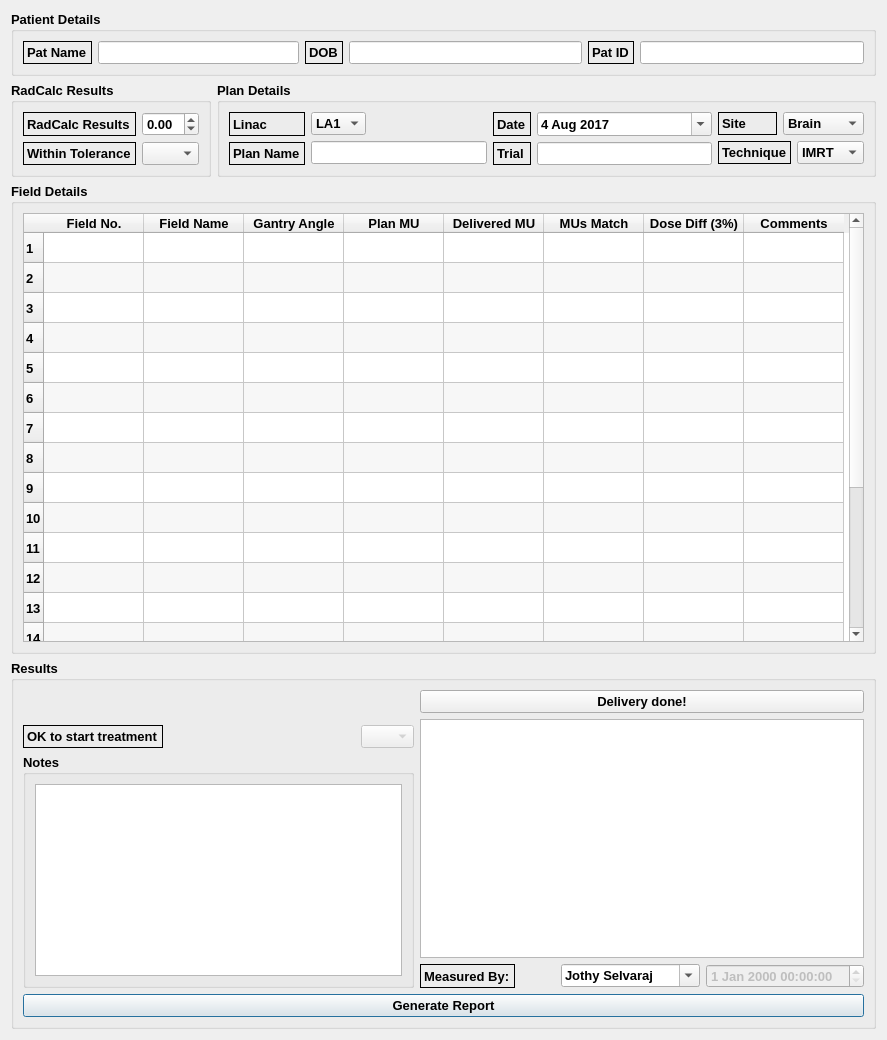
<?xml version="1.0" encoding="UTF-8"?>
<ui version="4.0">
 <class>Dialog</class>
 <widget class="QDialog" name="Dialog">
  <property name="geometry">
   <rect>
    <x>0</x>
    <y>0</y>
    <width>887</width>
    <height>1040</height>
   </rect>
  </property>
  <property name="windowTitle">
   <string>Results</string>
  </property>
  <property name="windowIcon">
   <iconset resource="Resource_file.qrc">
    <normaloff>:/newPrefix/icons/book_open.png</normaloff>:/newPrefix/icons/book_open.png</iconset>
  </property>
  <layout class="QGridLayout" name="gridLayout_9">
   <item row="0" column="0">
    <layout class="QGridLayout" name="gridLayout_8">
     <item row="0" column="0">
      <widget class="QGroupBox" name="groupBox_4">
       <property name="font">
        <font>
         <pointsize>10</pointsize>
         <weight>75</weight>
         <bold>true</bold>
        </font>
       </property>
       <property name="title">
        <string>Patient Details</string>
       </property>
       <layout class="QGridLayout" name="gridLayout_3">
        <item row="0" column="0">
         <layout class="QHBoxLayout" name="horizontalLayout_10">
          <item>
           <layout class="QHBoxLayout" name="horizontalLayout_6">
            <item>
             <widget class="QLabel" name="label_7">
              <property name="font">
               <font>
                <pointsize>10</pointsize>
                <weight>75</weight>
                <bold>true</bold>
               </font>
              </property>
              <property name="frameShape">
               <enum>QFrame::Box</enum>
              </property>
              <property name="text">
               <string>Pat Name</string>
              </property>
             </widget>
            </item>
            <item>
             <widget class="QLineEdit" name="lineEdit_PatName"/>
            </item>
           </layout>
          </item>
          <item>
           <layout class="QHBoxLayout" name="horizontalLayout_7">
            <item>
             <widget class="QLabel" name="label_8">
              <property name="font">
               <font>
                <pointsize>10</pointsize>
                <weight>75</weight>
                <bold>true</bold>
               </font>
              </property>
              <property name="frameShape">
               <enum>QFrame::Box</enum>
              </property>
              <property name="text">
               <string>DOB</string>
              </property>
             </widget>
            </item>
            <item>
             <widget class="QLineEdit" name="lineEdit_DOB"/>
            </item>
           </layout>
          </item>
          <item>
           <layout class="QHBoxLayout" name="horizontalLayout_8">
            <item>
             <widget class="QLabel" name="label_9">
              <property name="font">
               <font>
                <pointsize>10</pointsize>
                <weight>75</weight>
                <bold>true</bold>
               </font>
              </property>
              <property name="frameShape">
               <enum>QFrame::Box</enum>
              </property>
              <property name="text">
               <string>Pat ID</string>
              </property>
             </widget>
            </item>
            <item>
             <widget class="QLineEdit" name="lineEdit_PatID"/>
            </item>
           </layout>
          </item>
          <item>
           <layout class="QHBoxLayout" name="horizontalLayout_9"/>
          </item>
         </layout>
        </item>
       </layout>
      </widget>
     </item>
     <item row="1" column="0">
      <layout class="QHBoxLayout" name="horizontalLayout_17">
       <item>
        <widget class="QGroupBox" name="groupBox">
         <property name="font">
          <font>
           <pointsize>10</pointsize>
           <weight>75</weight>
           <bold>true</bold>
          </font>
         </property>
         <property name="title">
          <string>RadCalc Results</string>
         </property>
         <layout class="QGridLayout" name="gridLayout">
          <item row="0" column="0">
           <layout class="QHBoxLayout" name="horizontalLayout">
            <item>
             <layout class="QVBoxLayout" name="verticalLayout">
              <item>
               <widget class="QLabel" name="label">
                <property name="font">
                 <font>
                  <pointsize>10</pointsize>
                 </font>
                </property>
                <property name="frameShape">
                 <enum>QFrame::Box</enum>
                </property>
                <property name="text">
                 <string>RadCalc Results</string>
                </property>
               </widget>
              </item>
              <item>
               <widget class="QLabel" name="label_2">
                <property name="font">
                 <font>
                  <pointsize>10</pointsize>
                 </font>
                </property>
                <property name="frameShape">
                 <enum>QFrame::Box</enum>
                </property>
                <property name="text">
                 <string>Within Tolerance</string>
                </property>
               </widget>
              </item>
             </layout>
            </item>
            <item>
             <layout class="QVBoxLayout" name="verticalLayout_2">
              <item>
               <widget class="QDoubleSpinBox" name="ComboBox_RadCalcResults">
                <property name="font">
                 <font>
                  <pointsize>10</pointsize>
                 </font>
                </property>
                <property name="minimum">
                 <double>-5.000000000000000</double>
                </property>
                <property name="maximum">
                 <double>5.000000000000000</double>
                </property>
                <property name="singleStep">
                 <double>0.100000000000000</double>
                </property>
               </widget>
              </item>
              <item>
               <widget class="QComboBox" name="ComboBox_RadCalcTol">
                <property name="font">
                 <font>
                  <pointsize>10</pointsize>
                 </font>
                </property>
                <property name="styleSheet">
                 <string notr="true"/>
                </property>
                <item>
                 <property name="text">
                  <string/>
                 </property>
                </item>
                <item>
                 <property name="text">
                  <string>Yes</string>
                 </property>
                </item>
                <item>
                 <property name="text">
                  <string>No</string>
                 </property>
                </item>
               </widget>
              </item>
             </layout>
            </item>
           </layout>
          </item>
         </layout>
        </widget>
       </item>
       <item>
        <widget class="QGroupBox" name="groupBox_2">
         <property name="font">
          <font>
           <pointsize>10</pointsize>
           <weight>75</weight>
           <bold>true</bold>
          </font>
         </property>
         <property name="title">
          <string>Plan Details</string>
         </property>
         <layout class="QGridLayout" name="gridLayout_2">
          <item row="0" column="0">
           <layout class="QHBoxLayout" name="horizontalLayout_16">
            <item>
             <layout class="QHBoxLayout" name="horizontalLayout_3">
              <item>
               <layout class="QVBoxLayout" name="verticalLayout_3">
                <item>
                 <widget class="QLabel" name="label_3">
                  <property name="font">
                   <font>
                    <pointsize>10</pointsize>
                   </font>
                  </property>
                  <property name="frameShape">
                   <enum>QFrame::Box</enum>
                  </property>
                  <property name="text">
                   <string>Linac</string>
                  </property>
                 </widget>
                </item>
                <item>
                 <widget class="QLabel" name="label_4">
                  <property name="font">
                   <font>
                    <pointsize>10</pointsize>
                   </font>
                  </property>
                  <property name="frameShape">
                   <enum>QFrame::Box</enum>
                  </property>
                  <property name="text">
                   <string>Plan Name</string>
                  </property>
                 </widget>
                </item>
               </layout>
              </item>
              <item>
               <layout class="QVBoxLayout" name="verticalLayout_4">
                <item>
                 <layout class="QHBoxLayout" name="horizontalLayout_2">
                  <item>
                   <widget class="QComboBox" name="ComboBox_LA">
                    <property name="font">
                     <font>
                      <pointsize>10</pointsize>
                     </font>
                    </property>
                    <item>
                     <property name="text">
                      <string>LA1</string>
                     </property>
                    </item>
                    <item>
                     <property name="text">
                      <string>LA3</string>
                     </property>
                    </item>
                    <item>
                     <property name="text">
                      <string>LA4</string>
                     </property>
                    </item>
                   </widget>
                  </item>
                  <item>
                   <spacer name="horizontalSpacer">
                    <property name="orientation">
                     <enum>Qt::Horizontal</enum>
                    </property>
                    <property name="sizeHint" stdset="0">
                     <size>
                      <width>58</width>
                      <height>20</height>
                     </size>
                    </property>
                   </spacer>
                  </item>
                 </layout>
                </item>
                <item>
                 <widget class="QLineEdit" name="lineEdit_PlanName"/>
                </item>
               </layout>
              </item>
              <item>
               <layout class="QVBoxLayout" name="verticalLayout_5">
                <item>
                 <widget class="QLabel" name="label_5">
                  <property name="font">
                   <font>
                    <pointsize>10</pointsize>
                   </font>
                  </property>
                  <property name="frameShape">
                   <enum>QFrame::Box</enum>
                  </property>
                  <property name="text">
                   <string>Date</string>
                  </property>
                 </widget>
                </item>
                <item>
                 <widget class="QLabel" name="label_6">
                  <property name="font">
                   <font>
                    <pointsize>10</pointsize>
                   </font>
                  </property>
                  <property name="frameShape">
                   <enum>QFrame::Box</enum>
                  </property>
                  <property name="text">
                   <string>Trial</string>
                  </property>
                 </widget>
                </item>
               </layout>
              </item>
              <item>
               <layout class="QVBoxLayout" name="verticalLayout_6">
                <item>
                 <widget class="QDateEdit" name="dateEdit_CurDate">
                  <property name="calendarPopup">
                   <bool>true</bool>
                  </property>
                  <property name="date">
                   <date>
                    <year>2017</year>
                    <month>8</month>
                    <day>4</day>
                   </date>
                  </property>
                 </widget>
                </item>
                <item>
                 <widget class="QLineEdit" name="lineEdit_Trial"/>
                </item>
               </layout>
              </item>
             </layout>
            </item>
            <item>
             <layout class="QVBoxLayout" name="verticalLayout_9">
              <item>
               <layout class="QHBoxLayout" name="horizontalLayout_4">
                <item>
                 <widget class="QLabel" name="label_14">
                  <property name="font">
                   <font>
                    <pointsize>10</pointsize>
                   </font>
                  </property>
                  <property name="frameShape">
                   <enum>QFrame::Box</enum>
                  </property>
                  <property name="text">
                   <string>Site</string>
                  </property>
                 </widget>
                </item>
                <item>
                 <widget class="QComboBox" name="ComboBox_Site">
                  <property name="font">
                   <font>
                    <pointsize>10</pointsize>
                   </font>
                  </property>
                  <item>
                   <property name="text">
                    <string>Brain</string>
                   </property>
                  </item>
                  <item>
                   <property name="text">
                    <string>H&amp;N</string>
                   </property>
                  </item>
                  <item>
                   <property name="text">
                    <string>Breast</string>
                   </property>
                  </item>
                  <item>
                   <property name="text">
                    <string>Lung</string>
                   </property>
                  </item>
                  <item>
                   <property name="text">
                    <string>Thorax</string>
                   </property>
                  </item>
                  <item>
                   <property name="text">
                    <string>Prostate</string>
                   </property>
                  </item>
                  <item>
                   <property name="text">
                    <string>Pelvis</string>
                   </property>
                  </item>
                  <item>
                   <property name="text">
                    <string>Other</string>
                   </property>
                  </item>
                 </widget>
                </item>
               </layout>
              </item>
              <item>
               <layout class="QHBoxLayout" name="horizontalLayout_5">
                <item>
                 <widget class="QLabel" name="label_15">
                  <property name="font">
                   <font>
                    <pointsize>10</pointsize>
                   </font>
                  </property>
                  <property name="frameShape">
                   <enum>QFrame::Box</enum>
                  </property>
                  <property name="text">
                   <string>Technique</string>
                  </property>
                 </widget>
                </item>
                <item>
                 <widget class="QComboBox" name="ComboBox_Technique">
                  <property name="font">
                   <font>
                    <pointsize>10</pointsize>
                   </font>
                  </property>
                  <item>
                   <property name="text">
                    <string>IMRT </string>
                   </property>
                  </item>
                  <item>
                   <property name="text">
                    <string>VMAT</string>
                   </property>
                  </item>
                 </widget>
                </item>
               </layout>
              </item>
             </layout>
            </item>
           </layout>
          </item>
         </layout>
        </widget>
       </item>
      </layout>
     </item>
     <item row="2" column="0">
      <widget class="QGroupBox" name="groupBox_3">
       <property name="font">
        <font>
         <pointsize>10</pointsize>
         <weight>75</weight>
         <bold>true</bold>
        </font>
       </property>
       <property name="title">
        <string>Field Details</string>
       </property>
       <layout class="QGridLayout" name="gridLayout_4">
        <item row="0" column="0">
         <widget class="QTableWidget" name="tableWidget">
          <property name="font">
           <font>
            <pointsize>10</pointsize>
           </font>
          </property>
          <property name="autoFillBackground">
           <bool>true</bool>
          </property>
          <property name="alternatingRowColors">
           <bool>true</bool>
          </property>
          <property name="rowCount">
           <number>20</number>
          </property>
          <row/>
          <row/>
          <row/>
          <row/>
          <row/>
          <row/>
          <row/>
          <row/>
          <row/>
          <row/>
          <row/>
          <row/>
          <row/>
          <row/>
          <row/>
          <row/>
          <row/>
          <row/>
          <row/>
          <row/>
          <column>
           <property name="text">
            <string>Field No.</string>
           </property>
          </column>
          <column>
           <property name="text">
            <string>Field Name</string>
           </property>
          </column>
          <column>
           <property name="text">
            <string>Gantry Angle</string>
           </property>
          </column>
          <column>
           <property name="text">
            <string>Plan MU</string>
           </property>
          </column>
          <column>
           <property name="text">
            <string>Delivered MU</string>
           </property>
          </column>
          <column>
           <property name="text">
            <string>MUs Match</string>
           </property>
          </column>
          <column>
           <property name="text">
            <string>Dose Diff (3%)</string>
           </property>
          </column>
          <column>
           <property name="text">
            <string>Comments</string>
           </property>
          </column>
         </widget>
        </item>
       </layout>
      </widget>
     </item>
     <item row="3" column="0">
      <widget class="QGroupBox" name="groupBox_6">
       <property name="font">
        <font>
         <pointsize>10</pointsize>
         <weight>75</weight>
         <bold>true</bold>
        </font>
       </property>
       <property name="title">
        <string>Results</string>
       </property>
       <layout class="QGridLayout" name="gridLayout_7">
        <item row="1" column="0">
         <widget class="QPushButton" name="pushButtonOK">
          <property name="text">
           <string>Generate Report</string>
          </property>
          <property name="icon">
           <iconset resource="Resource_file.qrc">
            <normaloff>:/newPrefix/icons/edit.png</normaloff>:/newPrefix/icons/edit.png</iconset>
          </property>
         </widget>
        </item>
        <item row="0" column="0">
         <layout class="QGridLayout" name="gridLayout_6">
          <item row="0" column="1">
           <widget class="QPushButton" name="pushButtonDeliveryDone">
            <property name="text">
             <string>Delivery done!</string>
            </property>
            <property name="icon">
             <iconset resource="Resource_file.qrc">
              <normaloff>:/newPrefix/icons/burn.png</normaloff>:/newPrefix/icons/burn.png</iconset>
            </property>
           </widget>
          </item>
          <item row="3" column="1">
           <layout class="QVBoxLayout" name="verticalLayout_7">
            <item>
             <layout class="QHBoxLayout" name="horizontalLayout_15">
              <item>
               <layout class="QHBoxLayout" name="horizontalLayout_13">
                <item>
                 <widget class="QLabel" name="label_13">
                  <property name="font">
                   <font>
                    <pointsize>10</pointsize>
                   </font>
                  </property>
                  <property name="frameShape">
                   <enum>QFrame::Box</enum>
                  </property>
                  <property name="text">
                   <string>Measured By:</string>
                  </property>
                 </widget>
                </item>
                <item>
                 <spacer name="horizontalSpacer_4">
                  <property name="orientation">
                   <enum>Qt::Horizontal</enum>
                  </property>
                  <property name="sizeHint" stdset="0">
                   <size>
                    <width>40</width>
                    <height>20</height>
                   </size>
                  </property>
                 </spacer>
                </item>
                <item>
                 <widget class="QComboBox" name="comboBox_MeasuredBy">
                  <property name="font">
                   <font>
                    <pointsize>10</pointsize>
                   </font>
                  </property>
                  <property name="editable">
                   <bool>true</bool>
                  </property>
                  <property name="currentIndex">
                   <number>3</number>
                  </property>
                  <item>
                   <property name="text">
                    <string>Ben Cooper</string>
                   </property>
                  </item>
                  <item>
                   <property name="text">
                    <string>Deepak Basuala</string>
                   </property>
                  </item>
                  <item>
                   <property name="text">
                    <string>Helen Gustafsson</string>
                   </property>
                  </item>
                  <item>
                   <property name="text">
                    <string>Jothy Selvaraj</string>
                   </property>
                  </item>
                  <item>
                   <property name="text">
                    <string>Jon Lee</string>
                   </property>
                  </item>
                  <item>
                   <property name="text">
                    <string>Mounir Ibrahim</string>
                   </property>
                  </item>
                  <item>
                   <property name="text">
                    <string>Nigel Freeman</string>
                   </property>
                  </item>
                  <item>
                   <property name="text">
                    <string>Ravi Thura</string>
                   </property>
                  </item>
                  <item>
                   <property name="text">
                    <string>Talat Mahmood</string>
                   </property>
                  </item>
                  <item>
                   <property name="text">
                    <string>Other</string>
                   </property>
                  </item>
                 </widget>
                </item>
               </layout>
              </item>
              <item>
               <widget class="QDateTimeEdit" name="dateTimeEdit_ApprovedBy">
                <property name="enabled">
                 <bool>false</bool>
                </property>
               </widget>
              </item>
             </layout>
            </item>
           </layout>
          </item>
          <item row="2" column="0" rowspan="2">
           <layout class="QVBoxLayout" name="verticalLayout_8">
            <item>
             <layout class="QHBoxLayout" name="horizontalLayout_11">
              <item>
               <widget class="QLabel" name="label_11">
                <property name="font">
                 <font>
                  <pointsize>10</pointsize>
                  <weight>75</weight>
                  <bold>true</bold>
                 </font>
                </property>
                <property name="frameShape">
                 <enum>QFrame::Box</enum>
                </property>
                <property name="text">
                 <string>OK to start treatment</string>
                </property>
               </widget>
              </item>
              <item>
               <spacer name="horizontalSpacer_2">
                <property name="orientation">
                 <enum>Qt::Horizontal</enum>
                </property>
                <property name="sizeHint" stdset="0">
                 <size>
                  <width>40</width>
                  <height>20</height>
                 </size>
                </property>
               </spacer>
              </item>
              <item>
               <widget class="QComboBox" name="ComboBox_OKToStart">
                <property name="enabled">
                 <bool>false</bool>
                </property>
                <property name="font">
                 <font>
                  <pointsize>10</pointsize>
                 </font>
                </property>
                <item>
                 <property name="text">
                  <string/>
                 </property>
                </item>
                <item>
                 <property name="text">
                  <string>Yes</string>
                 </property>
                </item>
                <item>
                 <property name="text">
                  <string>No</string>
                 </property>
                </item>
               </widget>
              </item>
             </layout>
            </item>
            <item>
             <widget class="QGroupBox" name="groupBox_5">
              <property name="font">
               <font>
                <pointsize>10</pointsize>
                <weight>75</weight>
                <bold>true</bold>
               </font>
              </property>
              <property name="title">
               <string>Notes</string>
              </property>
              <layout class="QGridLayout" name="gridLayout_5">
               <item row="0" column="0">
                <widget class="QTextBrowser" name="textBrowser">
                 <property name="font">
                  <font>
                   <pointsize>8</pointsize>
                   <weight>50</weight>
                   <bold>false</bold>
                  </font>
                 </property>
                 <property name="styleSheet">
                  <string notr="true"/>
                 </property>
                 <property name="readOnly">
                  <bool>false</bool>
                 </property>
                </widget>
               </item>
              </layout>
             </widget>
            </item>
           </layout>
          </item>
          <item row="1" column="1" rowspan="2">
           <widget class="QTextEdit" name="textEditInfo"/>
          </item>
         </layout>
        </item>
       </layout>
      </widget>
     </item>
    </layout>
   </item>
  </layout>
 </widget>
 <resources>
  <include location="Resource_file.qrc"/>
 </resources>
 <connections/>
</ui>
